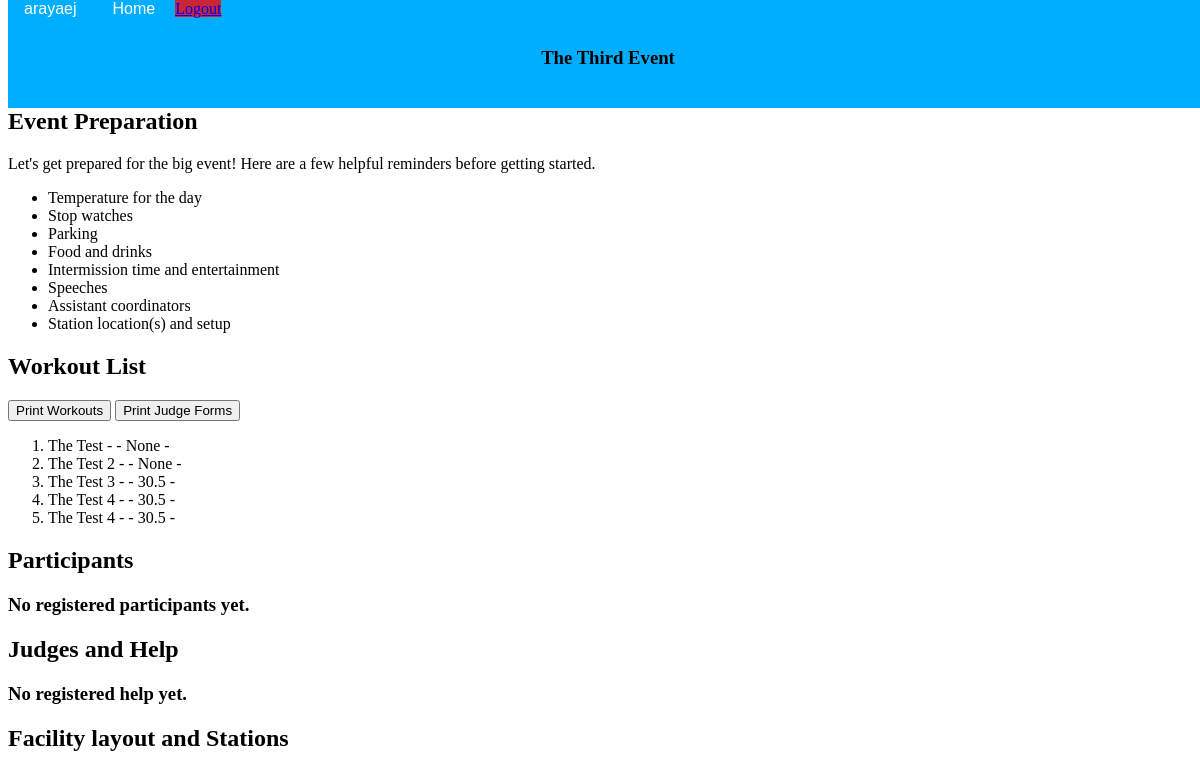
The page /event/prepare/The Third Event (signed in) on the database as committed earlier.
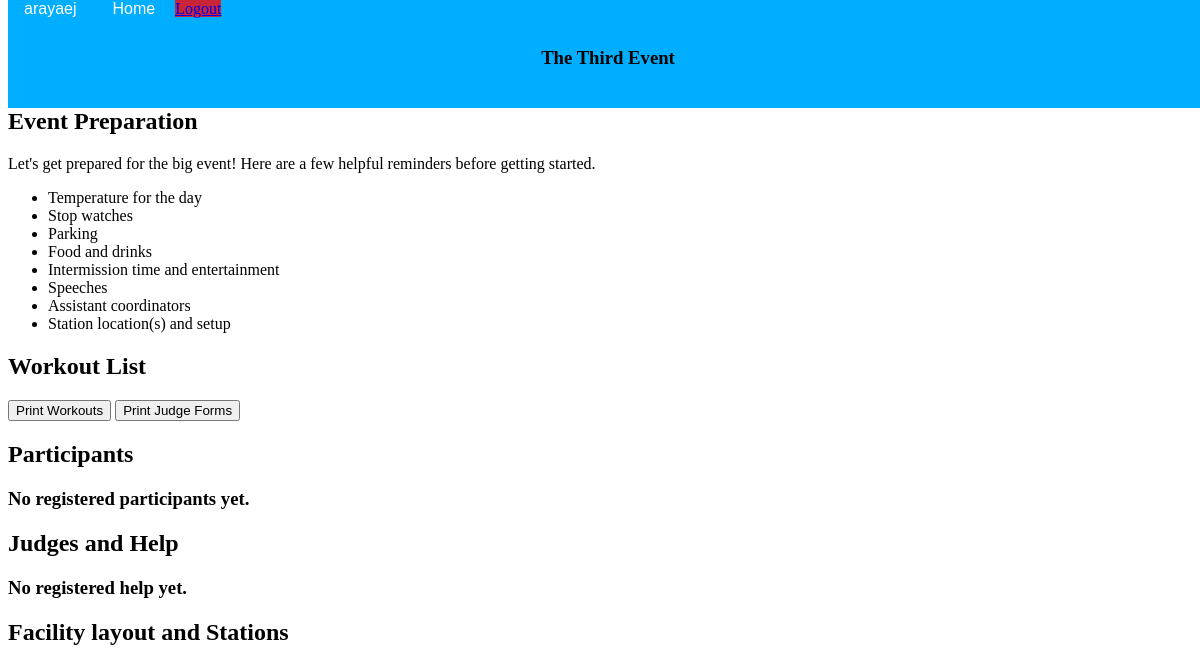
The same page on the database as committed later.
### PlanIFYWOD/models.py (models this page shows)
class Event(models.Model):
    event_id = models.AutoField(primary_key=True, unique=True)
    event_host_user = models.ForeignKey(UserAccount, on_delete=models.CASCADE, db_column='username')
    event_host_affiliate = models.ForeignKey(Affiliate, on_delete=models.CASCADE, related_name='+', blank=True, null=True)
    event_status = models.CharField(max_length=25, choices=EVENT_STATUS, default='ACTIVE',null=False)
    event_name = models.CharField(max_length=100, unique=True)
    event_date_created = models.DateField(null=False, auto_now=True)
    event_date = models.DateField(null=False)
    event_start_time = models.TimeField(null=True, blank=True)
    event_size = models.CharField(max_length=10, choices=SIZE, default='50-100', null=False)
    event_location = models.CharField(max_length=100)
    event_address = models.CharField(max_length=100)
    event_country = models.CharField(max_length=50, null=True)
    event_state = models.CharField(max_length=30, null=True)
    event_phone_number = models.CharField(max_length=20)
    event_description = models.TextField(max_length=100, null=True, blank=True)
    event_long_description = models.TextField(max_length=512, null=True, blank=True)
    event_tshirts = models.BooleanField(default=False)
    event_tshirts_price = models.FloatField(null=True, blank=True, default=0.00)
    event_type = models.TextField(max_length=20, choices=EVENT_TYPE, default='Individual',null=False)
    event_registration_date_open = models.DateField(null=True, blank=True)
    event_registration_date_close = models.DateField(null=True, blank=True)
    event_price_athlete = models.FloatField(default=0.00)
    event_price_general = models.FloatField(default=0.00)
    event_promo_code = models.BooleanField(default=False)
    event_waiver = models.BooleanField(default=False)
    event_waiver_document = models.FileField(null=True, blank=True)
    event_prizes = models.BooleanField(default=False)
    event_banner = models.ImageField(upload_to='media/images', null=True, blank=True)
    event_vendors = models.BooleanField(default=False)
    def __str__(self) -> str:
        return self.event_name

class EventWorkOut(models.Model):
    id = models.AutoField(unique=True, primary_key=True)
    event = models.ForeignKey(Event, null=False, blank=False, on_delete=models.CASCADE)
    workout_name = models.CharField(max_length=50, blank=True)
    workout_type = models.CharField(max_length=50, choices=WORKOUT_TYPES)
    workout_description = models.TextField(max_length=250, blank=True, null=True)
    workout_time = models.FloatField(null=True, blank=True)
    workout_floater = models.BooleanField(default=False)
    workout_demo = models.FileField(null=True, blank=True)

### PlanIFYWOD/views.py (the view)
# urls.py: path('event/prepare/<str:event>', views.prepareevent, name='PrepareEvent'),
@login_required(login_url='SignIn')
def prepareevent(request, event):
    usern = UserAccount.objects.filter(username=request.user).values()[0]['user_id_number']
    event = Event.objects.get(event_name=event)
    workoutlist = EventWorkOut.objects.filter(event=event)
    help = EventHelp.objects.filter(event=event)
    athletes = EventParticipant.objects.filter(event_id_number=event)
    print(help)
    return render(request, 'PlanIFYweb/eventprepare.html', {'pagename': event, 'workoutlist':workoutlist, 'help': help, 'athletes':athletes})

### PlanIFYWOD/templates/PlanIFYweb/eventprepare.html
{% extends 'PlanIFYweb/navbar.html' %}
{% block content %}
<body>
    <div class="filler">
        <h1 class="filler-text">filler</h1>
    </div>
    <h2>Event Preparation</h2>
    <div>
        <p>
            Let's get prepared for the big event!
            Here are a few helpful reminders before getting started.
            <ul>
                <li>Temperature for the day</li>
                <li>Stop watches</li>
                <li>Parking</li>
                <li>Food and drinks</li>
                <li>Intermission time and entertainment</li>
                <li>Speeches</li>
                <li>Assistant coordinators</li>
                <li>Station location(s) and setup</li>
            </ul>
        </p>
    </div>
    <div>
        <h2>Workout List</h2>
        <button>Print Workouts</button>
        <button>Print Judge Forms</button>
        <ol>
            {% for workout in workoutlist %}
            <li> {{workout.workout_name}} - {{workout.type}} - {{workout.workout_time}} - {{workout.floater}}</li>
            {% endfor %}
        </ol>
    </div>
    <div>
        <h2>Participants</h2>
        {% if athletes %}
        <ol>
            {% for athlete in athletes %}
            <li> {{athlete.first_name}} {{athlete.last_name}}</li>
            {% endfor %}
        </ol>
    {% else %}
    <h3>No registered participants yet.</h3>
    {% endif%}
    </div>
    <div>
        <h2>Judges and Help</h2>
        {% if help %}
            <ol>
                {% for helpers in help %}
                <li> {{helpers.first_name}} {{helpers.last_name}}</li>
                {% endfor %}
            </ol>
        {% else %}
        <h3>No registered help yet.</h3>
        {% endif%}
    </div>
    <div>
        <h2>Facility layout and Stations</h2>
    </div>
</body>
{% endblock %}

### PlanIFYWOD/templates/PlanIFYweb/navbar.html (shortened to what this page needs)
{% load static %}
<!DOCTYPE html>
<html>
    <head>
        <link rel="stylesheet" type="text/css" href="{% static '/css/main.css' %}">
    </head>
        <div class="nav-bar">
            <a href="{% url 'Profile' user=user%}" class="navlink">{{ user }}</a>
            <a href="{% url 'Home' %}" class="navlink">Home</a>
            <a href="{% url 'SignOut' %}" class="logout-btn" class="navlink">Logout</a>
            <header>
                <div class="header-container">
                    <center><h3>{{pagename}}</h3></center>
            </div>
            </header>
        </div>
    {% block content %}
    {% endblock%}
</html>

### PlanIFYweb/static/css/main.css (style rules this page uses)
div.header-container { background-color: rgb(0, 174, 255);; padding-top: 10px; padding-bottom: 1px; }
div.nav-bar { background-color: rgb(0, 174, 255);; padding-bottom: 20px; position:fixed; top: 0; width: 100%; overflow: hidden; z-index: 1; }
a.navlink { font-size: 16px; color: white; text-align: center; padding: 14px 16px; text-decoration: none; font-family: Arial; }
a.logout-btn { background-color: rgba(255, 0, 0, 0.788); left: 0; }
.filler { margin-top: 50px; }
.filler-text { color: white; }

Rows that differ between the two databases and show on the page:
removed EventWorkOut: workout_name "The Test", workout_time "None"
removed EventWorkOut: workout_name "The Test 2", workout_time "None"
removed EventWorkOut: workout_name "The Test 3", workout_time "30.5"
removed EventWorkOut: workout_name "The Test 4", workout_time "30.5"
removed EventWorkOut: workout_name "The Test 4", workout_time "30.5"
